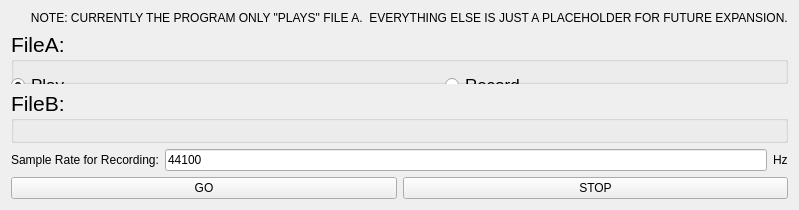
        <widget class="QWidget" name="tabPlayRec">
         <attribute name="title">
          <string>Play/Rec</string>
         </attribute>
         <layout class="QVBoxLayout" name="verticalLayout_13">
          <item>
           <layout class="QHBoxLayout" name="horizontalLayout_29">
            <item>
             <widget class="QLabel" name="label_30">
              <property name="text">
               <string>      NOTE: CURRENTLY THE PROGRAM ONLY &quot;PLAYS&quot; FILE A.  EVERYTHING ELSE IS JUST A PLACEHOLDER FOR FUTURE EXPANSION.</string>
              </property>
             </widget>
            </item>
           </layout>
          </item>
          <item>
           <layout class="QHBoxLayout" name="horizontalLayout_24">
            <item>
             <widget class="QGroupBox" name="groupBox_2">
              <property name="font">
               <font>
                <pointsize>16</pointsize>
               </font>
              </property>
              <property name="title">
               <string>FileA:</string>
              </property>
              <widget class="QWidget" name="horizontalLayoutWidget_2">
               <property name="geometry">
                <rect>
                 <x>0</x>
                 <y>19</y>
                 <width>861</width>
                 <height>71</height>
                </rect>
               </property>
               <layout class="QHBoxLayout" name="horizontalLayout_35">
                <item>
                 <widget class="QRadioButton" name="radioButton_3">
                  <property name="font">
                   <font>
                    <pointsize>13</pointsize>
                   </font>
                  </property>
                  <property name="text">
                   <string>Play</string>
                  </property>
                  <property name="checked">
                   <bool>true</bool>
                  </property>
                 </widget>
                </item>
                <item>
                 <widget class="QRadioButton" name="radioButton_4">
                  <property name="font">
                   <font>
                    <pointsize>13</pointsize>
                   </font>
                  </property>
                  <property name="text">
                   <string>Record</string>
                  </property>
                 </widget>
                </item>
               </layout>
              </widget>
             </widget>
            </item>
           </layout>
          </item>
          <item>
           <layout class="QHBoxLayout" name="horizontalLayout_25">
            <item>
             <widget class="QGroupBox" name="groupBox">
              <property name="font">
               <font>
                <pointsize>16</pointsize>
               </font>
              </property>
              <property name="title">
               <string>FileB:</string>
              </property>
              <property name="flat">
               <bool>false</bool>
              </property>
              <property name="checkable">
               <bool>false</bool>
              </property>
              <widget class="QWidget" name="horizontalLayoutWidget">
               <property name="geometry">
                <rect>
                 <x>0</x>
                 <y>20</y>
                 <width>861</width>
                 <height>80</height>
                </rect>
               </property>
               <layout class="QHBoxLayout" name="horizontalLayout_33">
                <item>
                 <widget class="QRadioButton" name="radioButton">
                  <property name="font">
                   <font>
                    <pointsize>13</pointsize>
                   </font>
                  </property>
                  <property name="text">
                   <string>Play</string>
                  </property>
                  <property name="checked">
                   <bool>true</bool>
                  </property>
                 </widget>
                </item>
                <item>
                 <widget class="QRadioButton" name="radioButton_2">
                  <property name="font">
                   <font>
                    <pointsize>13</pointsize>
                   </font>
                  </property>
                  <property name="text">
                   <string>Record</string>
                  </property>
                 </widget>
                </item>
               </layout>
              </widget>
             </widget>
            </item>
           </layout>
          </item>
          <item>
           <layout class="QHBoxLayout" name="horizontalLayout_27">
            <item>
             <widget class="QLabel" name="label_24">
              <property name="text">
               <string>Sample Rate for Recording:</string>
              </property>
             </widget>
            </item>
            <item>
             <widget class="QLineEdit" name="lineEdit_playrec_rate">
              <property name="text">
               <string>44100</string>
              </property>
             </widget>
            </item>
            <item>
             <widget class="QLabel" name="label_29">
              <property name="text">
               <string>Hz</string>
              </property>
             </widget>
            </item>
           </layout>
          </item>
          <item>
           <layout class="QHBoxLayout" name="horizontalLayout_26">
            <item>
             <widget class="QPushButton" name="pushButton_playrec_go">
              <property name="text">
               <string>GO</string>
              </property>
             </widget>
            </item>
            <item>
             <widget class="QPushButton" name="pushButton_playrec_stop">
              <property name="text">
               <string>STOP</string>
              </property>
             </widget>
            </item>
           </layout>
          </item>
         </layout>
        </widget>
